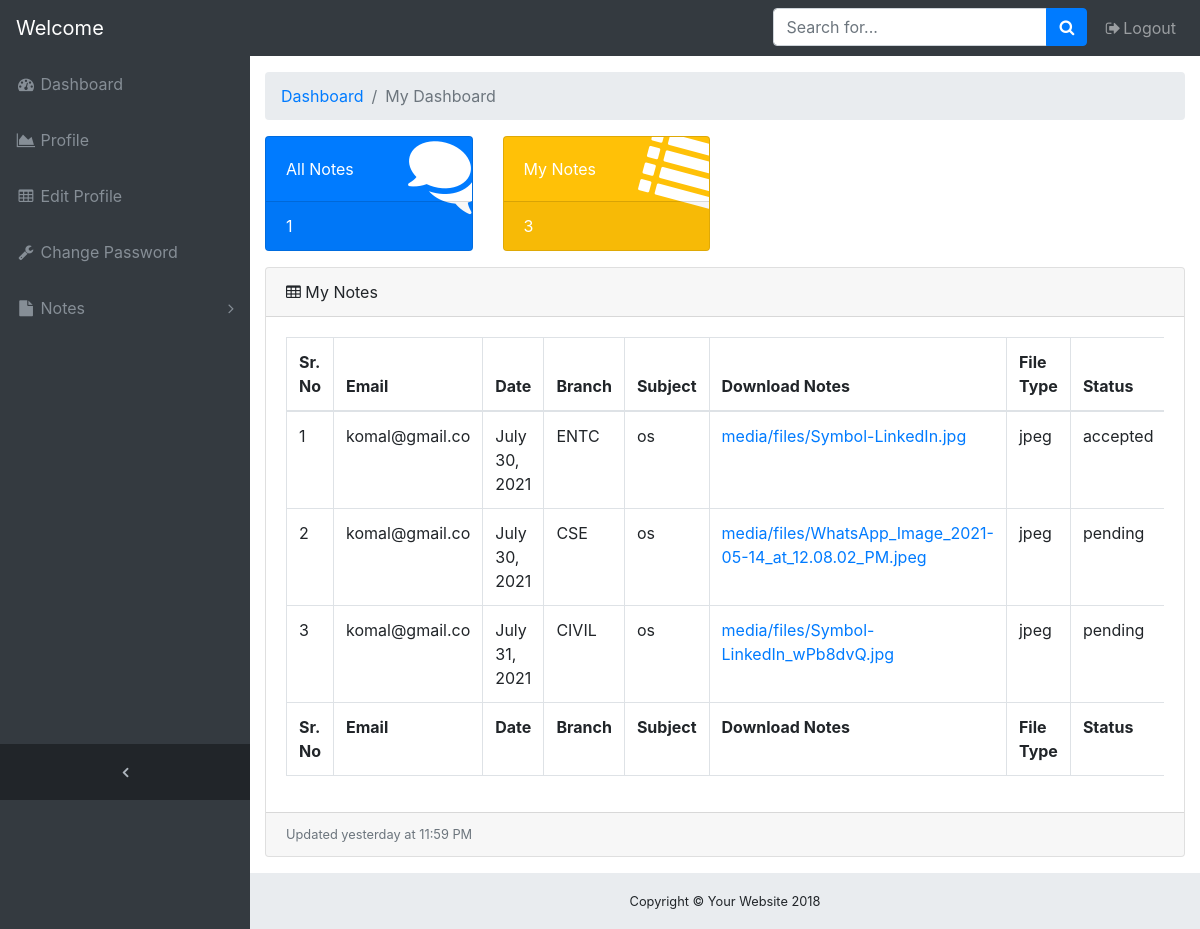
The app's page /notes/viewmynotes/12/ with its own data.
### onlinenotes/models.py (models this page shows, shortened)
class notes(models.Model):
    user = models.ForeignKey(User,on_delete=models.CASCADE)
    branch = models.CharField(max_length=30)
    uploadingnotes = models.FileField(upload_to='media/files/')
    date = models.DateField()
    filetype = models.CharField(max_length=30)
    status = models.CharField(max_length=30)
    subject = models.CharField(max_length=30)
    description = models.CharField(max_length=100)

### onlinenotes/views.py (the view)
# urls.py: path('viewmynotes/<int:id>/', views.viewmynotes, name='viewmynotes'),
def viewmynotes(request,id):
    allnote = notes.objects.all().filter(status="accepted")
    cnt = allnote.count()
    user = User.objects.get(id=id)
    mynote = notes.objects.all().filter(user=user)
    cnt1 = mynote.count()
    return render(request,'onlinenotes/viewmynotes.html',{'allnote':allnote,'cnt':cnt,'cnt1':cnt1,'mynote':mynote})

### onlinenotes/templates/onlinenotes/viewmynotes.html (shortened to what this page needs)
<!DOCTYPE html>
{% load static %}
<html lang="en">
<head>
    <link rel="stylesheet" href="https://stackpath.bootstrapcdn.com/bootstrap/4.5.2/css/bootstrap.min.css">
    <link href="//netdna.bootstrapcdn.com/bootstrap/3.0.0/css/bootstrap-glyphicons.css" rel="stylesheet">
    <link rel="stylesheet" href="https://cdnjs.cloudflare.com/ajax/libs/font-awesome/4.7.0/css/font-awesome.min.css">
    <link rel="stylesheet" href="https://cdn.jsdelivr.net/npm/@fortawesome/fontawesome-free@5.15.3/css/fontawesome.min.css">
    <link rel="stylesheet" href="{% static 'css/admindash.css' %}">
</head>
<body class="fixed-nav sticky-footer bg-dark" id="page-top">
    <nav class="navbar navbar-expand-lg navbar-dark bg-dark fixed-top" id="mainNav">
      <a class="navbar-brand" href="{% url 'profile' user.id %}">Welcome {{user.username}}</a>
      <div class="collapse navbar-collapse" id="navbarResponsive">
        <ul class="navbar-nav navbar-sidenav" id="exampleAccordion">
          <li class="nav-item" data-toggle="tooltip" data-placement="right" title="Dashboard">
            <a class="nav-link" href="{% url 'studashboard' user.id %}">
              <i class="fa fa-fw fa-dashboard"></i>
              <span class="nav-link-text">Dashboard</span>
            </a>
          </li>
          <li class="nav-item" data-toggle="tooltip" data-placement="right" title="Charts">
            <a class="nav-link" href="{% url 'profile' user.id %}">
              <i class="fa fa-fw fa-area-chart"></i>
              <span class="nav-link-text">Profile</span>
            </a>
          </li>
          <li class="nav-item" data-toggle="tooltip" data-placement="right" title="Tables">
            <a class="nav-link" href="{% url 'stueditprofile' user.id %}">
              <i class="fa fa-fw fa-table"></i>
              <span class="nav-link-text">Edit Profile</span>
            </a>
          </li>
          <li class="nav-item" data-toggle="tooltip" data-placement="right" title="Components">
            <a href="{% url 'changepass' user.id %}" class="nav-link">
              <i class="fa fa-fw fa-wrench"></i>
              <span class="nav-link-text">Change Password</span>
            </a>
          </li>
          <li class="nav-item" data-toggle="tooltip" data-placement="right" title="Example Pages">
            <a class="nav-link nav-link-collapse collapsed" data-toggle="collapse" href="#collapseExamplePages" data-parent="#exampleAccordion">
              <i class="fa fa-fw fa-file"></i>
              <span class="nav-link-text">Notes</span>
            </a>
          </li>
        </ul>
        <ul class="navbar-nav sidenav-toggler">
          <li class="nav-item">
            <a class="nav-link text-center" id="sidenavToggler">
              <i class="fa fa-fw fa-angle-left"></i>
            </a>
          </li>
        </ul>
        <ul class="navbar-nav ml-auto">
          <li class="nav-item">
            <form class="form-inline my-2 my-lg-0 mr-lg-2">
              <div class="input-group">
                <input class="form-control" type="text" placeholder="Search for...">
                <span class="input-group-append">
                  <button class="btn btn-primary" type="button">
                    <i class="fa fa-search"></i>
                  </button>
                </span>
              </div>
            </form>
          </li>
          <li class="nav-item">
            <a class="nav-link" href="{% url 'logout' %}" data-toggle="modal" data-target="#exampleModal">
              <i class="fa fa-fw fa-sign-out"></i>Logout</a>
          </li>
        </ul>
      </div>
    </nav>
    <div class="content-wrapper">
      <div class="container-fluid">
        <ol class="breadcrumb">
          <li class="breadcrumb-item">
            <a href="#">Dashboard</a>
          </li>
          <li class="breadcrumb-item active">My Dashboard</li>
        </ol>
        <div class="row">
          <div class="col-xl-3 col-sm-6 mb-3">
            <div class="card text-white bg-primary o-hidden h-100">
              <div class="card-body">
                <div class="card-body-icon">
                  <i class="fa fa-fw fa-comments"></i>
                </div>
                <div class="mr-5">All Notes</div>
              </div>
              <a class="card-footer text-white clearfix large z-1" href="{% url 'viewallnotes' user.id %}">
                <span class="float-left">{{cnt}}</span>
              </a>
            </div>
          </div>
          <div class="col-xl-3 col-sm-6 mb-3">
            <div class="card text-white bg-warning o-hidden h-100">
              <div class="card-body">
                <div class="card-body-icon">
                  <i class="fa fa-fw fa-list"></i>
                </div>
                <div class="mr-5">My Notes</div>
              </div>
              <a class="card-footer text-white clearfix large z-1" href="{% url 'viewmynotes' user.id %}">
                <span class="float-left">{{cnt1}}</span>
              </a>
            </div>
          </div>
        </div>
        <div class="card mb-3">
          <div class="card-header">
            <i class="fa fa-table"></i> My Notes</div>
          <div class="card-body">
            <div class="table-responsive">
              <table class="table table-bordered" id="dataTable" width="100%" cellspacing="0">
                <thead>
                    <tr>
                      <th>Sr. No</th>
                      <th>Email</th>
                      <th>Date</th>
                      <th>Branch</th>
                      <th>Subject</th>
                      <th>Download Notes</th>
                      <th>File Type</th>
                      <th>Status</th>
                    </tr>
                  </thead>
                  <tfoot>
                    <tr>
                      <th>Sr. No</th>
                      <th>Email</th>
                      <th>Date</th>
                      <th>Branch</th>
                      <th>Subject</th>
                      <th>Download Notes</th>
                      <th>File Type</th>
                      <th>Status</th>
                    </tr>
                  </tfoot>
                  <tbody>
                    {% for i in mynote %}
                      <tr>
                        <td>{{forloop.counter}}</td>
                        <td>{{i.user.email}}</td>
                        <td>{{i.date}}</td>
                        <td>{{i.branch}}</td>
                        <td>{{i.subject}}</td>
                        <td><a href="{{ i.uploadingnotes.url }}">{{ i.uploadingnotes }}</a></td>
                        <td>{{i.filetype}}</td>
                        <td>{{i.status}}</td>
                      </tr>
                    {% endfor %}
              </table>
            </div>
          </div>
          <div class="card-footer small text-muted">Updated yesterday at 11:59 PM</div>
        </div>
      </div>
      <footer class="sticky-footer">
        <div class="container">
          <div class="text-center">
            <small>Copyright © Your Website 2018</small>
          </div>
        </div>
      </footer>
    </div>
  </body>
</html>

### onlinenotes/static/css/admindash.css (style rules this page uses)
html { position: relative; min-height: 100%; }
body { overflow-x: hidden; }
body.sticky-footer { margin-bottom: 56px; }
body.sticky-footer .content-wrapper { min-height: calc(100vh - 56px - 56px); }
body.fixed-nav { padding-top: 56px; }
.content-wrapper { min-height: calc(100vh - 56px); padding-top: 1rem; }
.o-hidden { overflow: hidden !important; }
.z-1 { z-index: 1; }
#mainNav .navbar-collapse { overflow: auto; max-height: 75vh; }
#mainNav .navbar-collapse .navbar-nav .nav-item .nav-link { cursor: pointer; }
#mainNav .navbar-collapse .navbar-sidenav .nav-link-collapse:after { float: right; content: '\f107'; font-family: 'FontAwesome'; }
#mainNav .navbar-collapse .navbar-sidenav .nav-link-collapse.collapsed:after { content: '\f105'; }
#mainNav .navbar-collapse .sidenav-toggler { display: none; }
@media (min-width: 992px) { #mainNav .navbar-brand { width: 250px; } }
@media (min-width: 992px) { #mainNav .navbar-collapse { overflow: visible; max-height: none; } }
@media (min-width: 992px) { #mainNav .navbar-collapse .navbar-sidenav { position: absolute; top: 0; left: 0; -webkit-flex-direction: column; -ms-flex-direction: column; flex-direction: column; margin-top: 56px; } }
@media (min-width: 992px) { #mainNav .navbar-collapse .navbar-sidenav > .nav-item { width: 250px; padding: 0; } }
@media (min-width: 992px) { #mainNav .navbar-collapse .navbar-sidenav > .nav-item > .nav-link { padding: 1em; } }
#mainNav.fixed-top .sidenav-toggler { display: none; }
@media (min-width: 992px) { #mainNav.fixed-top .navbar-sidenav { height: calc(100vh - 112px); } }
@media (min-width: 992px) { #mainNav.fixed-top .sidenav-toggler { position: absolute; top: 0; left: 0; display: flex; -webkit-flex-direction: column; -ms-flex-direction: column; flex-direction: column; margin-top: calc(100vh - 56px); } }
@media (min-width: 992px) { #mainNav.fixed-top .sidenav-toggler > .nav-item { width: 250px; padding: 0; } }
@media (min-width: 992px) { #mainNav.fixed-top .sidenav-toggler > .nav-item > .nav-link { padding: 1em; } }
#mainNav.fixed-top.navbar-dark .sidenav-toggler { background-color: #212529; }
#mainNav.fixed-top.navbar-dark .sidenav-toggler a i { color: #adb5bd; }
.content-wrapper { overflow-x: hidden; background: white; }
@media (min-width: 992px) { .content-wrapper { margin-left: 250px; } }
#sidenavToggler i { font-weight: 800; }
#mainNav.navbar-dark .navbar-collapse .navbar-sidenav .nav-link-collapse:after { color: #868e96; }
#mainNav.navbar-dark .navbar-collapse .navbar-sidenav > .nav-item > .nav-link { color: #868e96; }
@media (min-width: 992px) { #mainNav.navbar-dark .navbar-collapse .navbar-sidenav { background: #343a40; } }
.card-body-icon { position: absolute; z-index: 0; top: -25px; right: -25px; font-size: 5rem; -webkit-transform: rotate(15deg); -ms-transform: rotate(15deg); transform: rotate(15deg); }
footer.sticky-footer { position: absolute; right: 0; bottom: 0; width: 100%; height: 56px; background-color: #e9ecef; line-height: 55px; }
@media (min-width: 992px) { footer.sticky-footer { width: calc(100% - 250px); } }

### records on screen
notes: user.email "komal@gmail.co", date "July 30, 2021", branch "ENTC", subject "os", uploadingnotes "media/files/Symbol-LinkedIn.jpg", filetype "jpeg", status "accepted"
notes: user.email "komal@gmail.co", date "July 30, 2021", branch "CSE", subject "os", uploadingnotes "media/files/WhatsApp_Image_2021-05-14_at_12.08.02_PM.jpeg", filetype "jpeg", status "pending"
notes: user.email "komal@gmail.co", date "July 31, 2021", branch "CIVIL", subject "os", uploadingnotes "media/files/Symbol-LinkedIn_wPb8dvQ.jpg", filetype "jpeg", status "pending"

### other values on screen
{{ cnt }} "1"
{{ cnt1 }} "3"
